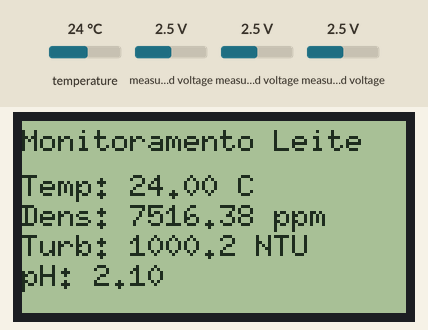
Bench run of a sketch on a simulated ESP32. On the bench: 128×64 one-colour display. The inputs (shaded band) are chosen by the test bench; at power-on: temperature 24 °C, measured voltage 2.5 V. What the sketch prints to the serial monitor is not drawn.

Above: at 1.6 s.
1.7 s: temperature set to 12 °C
At 2.9 s:
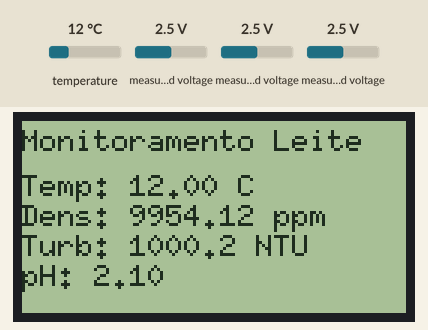
5.5 s: measured voltage (sensor 201) set to 0.1 V
At 8.2 s:
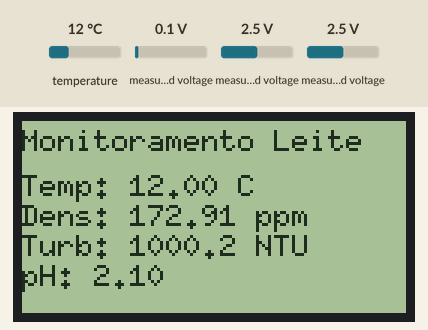
10.9 s: measured voltage (sensor 202) set to 0.1 V
At 14.1 s:
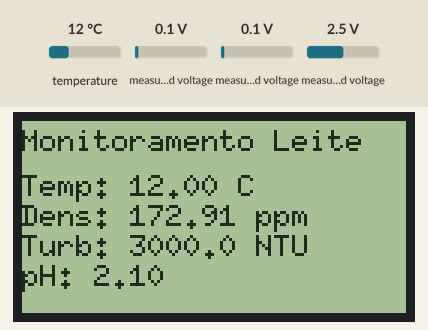
15.2 s: measured voltage (sensor 203) set to 0.1 V
At 15.8 s:
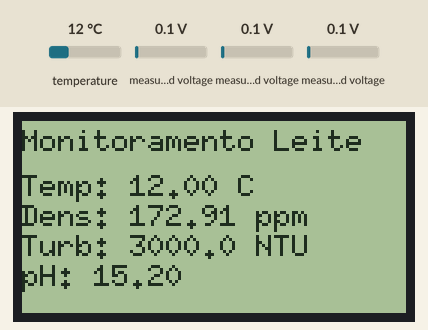
18.5 s: temperature set to 19 °C
At 21.2 s:
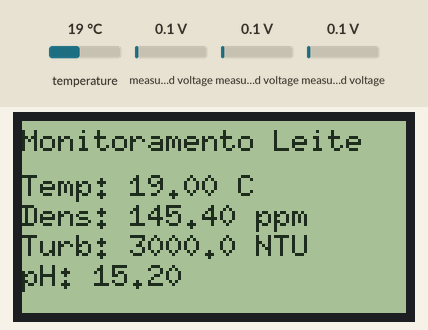
23.9 s: measured voltage (sensor 201) set to 1.2 V
At 27.1 s:
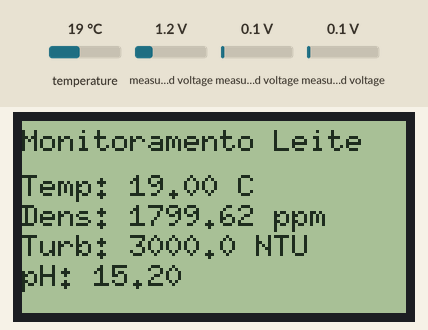
Timing chart, 0 to 28.6 s (numbered marks = the images above; inputs shaded):
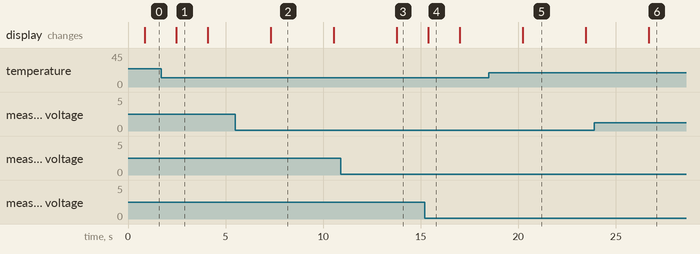

The sketch:

parte_baixo_v1.ino
```cpp
//ESP 2 PARTE DE BAIXO
//funcionando 12/12/2025

#include <Wire.h>
#include <Adafruit_ADS1X15.h>
#include <OneWire.h>
#include <DallasTemperature.h>
#include <U8g2lib.h>

// LCD ST7920 SPI via Software
U8G2_ST7920_128X64_F_SW_SPI u8g2(U8G2_R0, 18, 4, 5, 26);

// ADS1115
Adafruit_ADS1115 ads;
const float mvPorBit = 0.1875;

// Divisor R1=5.6k / R2=10k
const float FATOR_DIVISOR = 1.56;

// Calibração TDS
float calibrationFactor = 1.0;

// DS18B20
#define PINO_TEMP 25
OneWire oneWire(PINO_TEMP);
DallasTemperature sensors(&oneWire);

//UART (RX2/TX2)
#define RX2 16
#define TX2 17

// Recepção do outro ESP
String recebido = "";

// Variáveis recebidas
float rx_ch4 = 0, rx_nh3 = 0, rx_co2 = 0, rx_tvoc = 0, rx_dist = 0;

// ====================================
// EXIBIR NO DISPLAY
// ====================================

// Controle da página atual
int pagina = 0; // 0 = locais, 1 = remotos
unsigned long ultimaTroca = 0;
const unsigned long intervaloTroca = 2000; // troca a cada 2 segundos

void draw(float temperatura, float densidade, float turbidez, float ph,
          float ch4, float nh3, float co2, float tvoc, float dist) {

  u8g2.clearBuffer();
  u8g2.setFont(u8g2_font_6x10_tr);

  // título
  u8g2.drawStr(0, 10, "Monitoramento Leite");

  if (pagina == 0) {
    // --- Página 1: dados locais ---
    u8g2.setCursor(0, 25);
    u8g2.printf("Temp: %.2f C", temperatura);

    u8g2.setCursor(0, 35);
    u8g2.printf("Dens: %.2f ppm", densidade);

    u8g2.setCursor(0, 45);
    u8g2.printf("Turb: %.1f NTU", turbidez);

    u8g2.setCursor(0, 55);
    u8g2.printf("pH: %.2f", ph);

  } else {
    // --- Página 2: dados remotos ---
    u8g2.drawStr(0, 25, "ESP1");

    u8g2.setCursor(0, 35);
    u8g2.printf("CH4: %.1f", ch4);

    u8g2.setCursor(0, 45);
    u8g2.printf("NH3: %.1f", nh3);

    u8g2.setCursor(0, 55);
    u8g2.printf("CO2: %.0f", co2);

    // Se quiser mostrar TVOC ou DIST, pode alternar em outra página
    // ou substituir algum item
  }

  u8g2.sendBuffer();

  // --- Alterna página automaticamente ---
  if (millis() - ultimaTroca > intervaloTroca) {
    pagina = (pagina + 1) % 2; // alterna entre 0 e 1
    ultimaTroca = millis();
  }
}


// ====================================
// SETUP
// ====================================
void setup() {
  Serial.begin(115200);
  Serial2.begin(115200, SERIAL_8N1, RX2, TX2);
  Serial.println("Receptor iniciado...");

  Wire.begin(21, 22);

  if (!ads.begin()) {
    Serial.println("Erro ao iniciar ADS1115!");
    while (1);
  }

  ads.setGain(GAIN_TWOTHIRDS);

  sensors.begin();
  u8g2.begin();

  Serial.println("Iniciando leituras...");
}

// ====================================
// LOOP PRINCIPAL
// ====================================
void loop() {

  // -------------------------------------------------------
  // TEMPERATURA
  // -------------------------------------------------------
  sensors.requestTemperatures();
  float temperatura = sensors.getTempCByIndex(0);
  bool erroTemp = false;

  if (temperatura == DEVICE_DISCONNECTED_C) {
    erroTemp = true;
    temperatura = 25.0;
  }

  // -------------------------------------------------------
  // TDS no A1
  // -------------------------------------------------------
  int16_t adc_tds = ads.readADC_SingleEnded(1);
  float v_out_tds = (adc_tds * mvPorBit) / 1000.0;
  float v_real_tds = v_out_tds * FATOR_DIVISOR;

  float tds = (133.42 * pow(v_real_tds, 3)
             - 255.86 * pow(v_real_tds, 2)
             + 857.39 * v_real_tds) * calibrationFactor;

  float coefTemp = 1.0 + 0.02 * (temperatura - 25.0);
  tds /= coefTemp;
  if (tds < 0) tds = 0;

  // -------------------------------------------------------
  // TURBIDEZ no A2
  // -------------------------------------------------------
  int16_t adc_ntu = ads.readADC_SingleEnded(2);
  float v_out_ntu = (adc_ntu * mvPorBit) / 1000.0;
  float v_real_ntu = v_out_ntu * FATOR_DIVISOR;

  float ntu;
  if (v_real_ntu < 2.5) ntu = 3000;
  else if (v_real_ntu > 4.2) ntu = 0;
  else ntu = -1120.4 * pow(v_real_ntu, 2) + 5742.3 * v_real_ntu - 4353.8;

  if (ntu < 0) ntu = 0;

  // -------------------------------------------------------
  // pH no A3
  // -------------------------------------------------------
  int16_t adc_ph = ads.readADC_SingleEnded(3);
  float v_out_ph = (adc_ph * mvPorBit) / 1000.0;
  float v_real_ph = v_out_ph * FATOR_DIVISOR;

  float ph = 7 + ((2.5 - v_real_ph) * 3.5);

  // -------------------------------------------------------
  // EXIBIR NO LCD
  // -------------------------------------------------------
  draw(temperatura, tds, ntu, ph, rx_ch4, rx_nh3, rx_co2, rx_tvoc, rx_dist);

  // -------------------------------------------------------
  // ENVIAR DADOS PARA O OUTRO ESP
  // -------------------------------------------------------
  String pacote =
    "TEMP:"+ String(temperatura, 2) + "," +
    "TDS:" + String(tds, 2) + "," +
    "NTU:" + String(ntu, 2) + "," +
    "PH:" + String(ph, 2);

  Serial2.println(pacote);

  // -------------------------------------------------------
  // RECEBER DO OUTRO ESP
  // -------------------------------------------------------
  if (Serial2.available()) {

    recebido = Serial2.readStringUntil('\n');
    Serial.print("Recebido: ");
    Serial.println(recebido);

    rx_ch4  = getValor(recebido, "CH4:");
    rx_nh3  = getValor(recebido, "NH3:");
    rx_co2  = getValor(recebido, "CO2:");
    rx_tvoc = getValor(recebido, "TVOC:");
    rx_dist = getValor(recebido, "DIST:");

    Serial.print("CH4 -> ");  Serial.println(rx_ch4);
    Serial.print("NH3 -> ");  Serial.println(rx_nh3);
    Serial.print("CO2 -> ");  Serial.println(rx_co2);
    Serial.print("TVOC -> "); Serial.println(rx_tvoc);
    Serial.print("DIST -> "); Serial.println(rx_dist);
    Serial.println("------------------------");
  }

  delay(800);
}

// ===============================
// FUNÇÃO PARA PEGAR O VALOR
// ===============================
float getValor(String texto, String chave) {
  int ini = texto.indexOf(chave);
  if (ini == -1) return 0;

  ini += chave.length();
  int fim = texto.indexOf(",", ini);
  if (fim == -1) fim = texto.length();

  String valor = texto.substring(ini, fim);
  return valor.toFloat();
}
```

Measured:
- after the input at 1.7 s, the display: changes after 0.78 s (image 1)
- after the input at 5.5 s, the display: changes after 1.8 s (image 2)
- after the input at 10.9 s, the display: changes after 2.9 s (image 3)
- after the input at 15.2 s, the display: changes after 0.20 s (image 4)
- after the input at 18.5 s, the display: changes after 1.7 s (image 5)
- after the input at 23.9 s, the display: changes after 2.8 s (image 6)
- what the display in image 1 shows lasts 1.6 s, from 2.5 s to 4.1 s
